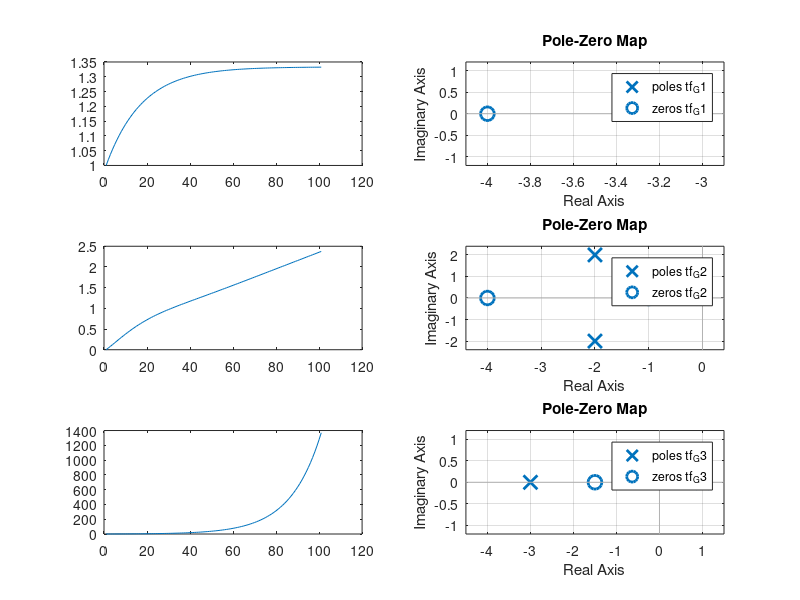

Here is the MATLAB script that generated this plot:
% Aufgabe 17
home
clear
close all

% G1
nom1 = [1 4];
dem1 = [1 3];
% G2
nom2 = [1 5 4];
dem2 = [1 4 8 0];
% G2
nom3 = [2 3];
dem3 = [1 2 -3];

tf_G1 = tf(nom1, dem1);
tf_G2 = tf(nom2, dem2);
tf_G3 = tf(nom3, dem3);

h1 = 1 * step(tf_G1);
h2 = 1 * step(tf_G2);
h3 = 1 * step(tf_G3);

subplot(3, 2, 1);
plot(h1);
subplot(3, 2, 3);
plot(h2);
subplot(3, 2, 5);
plot(h3);
subplot(3, 2, 2);
pzmap(tf_G1);
subplot(3, 2, 4);
pzmap(tf_G2);
subplot(3, 2, 6);
pzmap(tf_G3);
